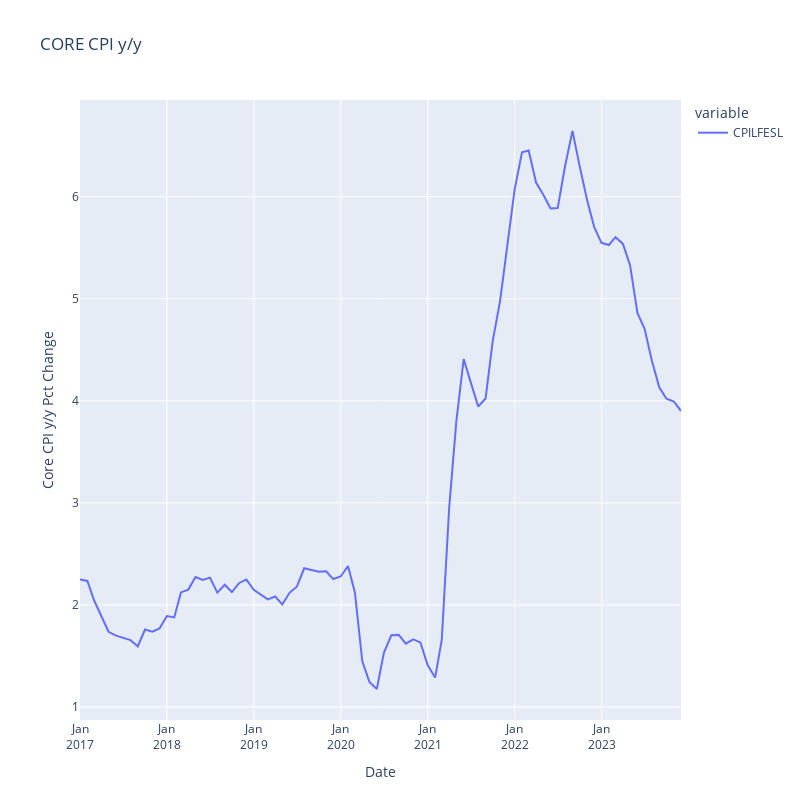

The code cell stored with this chart in its notebook:
### Code cell
core = inflation[['CPILFESL']]['2017':].reset_index().dropna()
fig = px.line(core, x="DATE", y=["CPILFESL"],
              hover_data={"DATE": "|%B %d, %Y"},
              title='CORE CPI y/y')
fig.update_xaxes(
    dtick="M1",
    tickmode= 'auto',
    tickformat= '%b\n%Y')

fig.update_layout(
    autosize=False,
    width=800,
    height=800,
    xaxis_title="Date", 
    yaxis_title="Core CPI y/y Pct Change")
